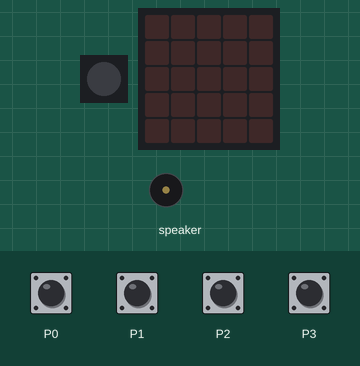
A program run on a simulated Calliope mini (MakeCode). On the bench: 1 RGB LEDs in strip order, left to right, the board's 5×5 LED display, buzzer (waves = sounding). The inputs (shaded band) are chosen by the test bench.

Above: at 1.2 s.
1.3 s: touch pin P0 pressed for 0.15 s
At 2.3 s:
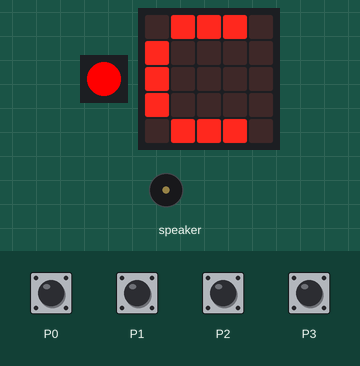
3.3 s: touch pin P1 pressed for 0.15 s
At 5.0 s:
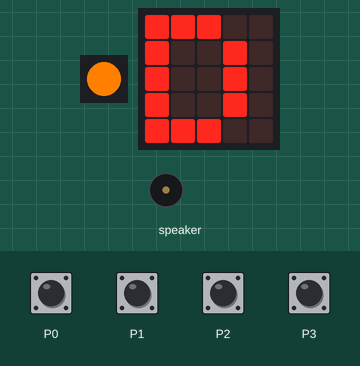
5.3 s: touch pin P2 pressed for 0.15 s
At 6.5 s:
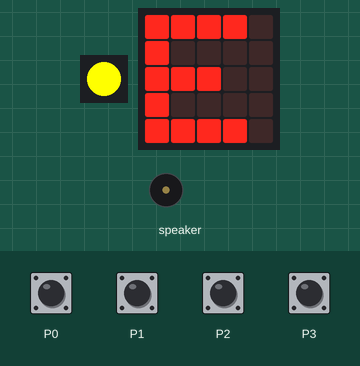
7.3 s: touch pin P3 pressed for 0.15 s
At 8.1 s:
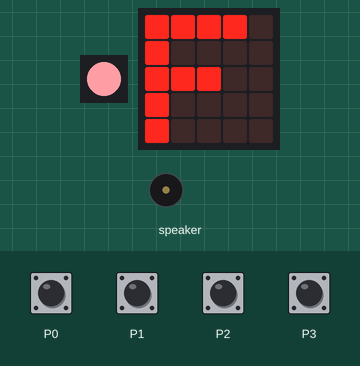
9.3 s: touch pin P0 pressed for 1 s
At 9.7 s:
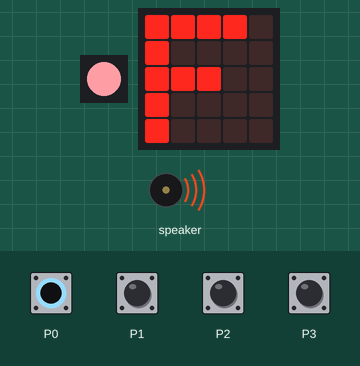
11.8 s: touch pin P1 pressed for 1 s
At 12.1 s:
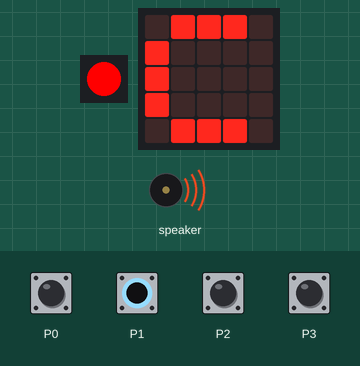
Timing chart, 0 to 14.8 s (numbered marks = the images above; inputs shaded):
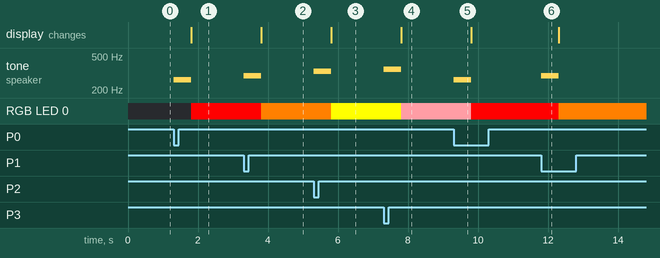

Measured:
- after the input at 1.3 s, tone on speaker: silent → 262 Hz at once, → silent 0.50 s later; RGB LED 0: off → RGB(255, 0, 0) after 0.51 s; the display: changes after 0.51 s (image 1)
- after the input at 3.3 s, tone on speaker: silent → 294 Hz at once, → silent 0.50 s later; RGB LED 0: RGB(255, 0, 0) → RGB(255, 128, 0) after 0.51 s; the display: changes after 0.51 s (image 2)
- after the input at 5.3 s, tone on speaker: silent → 330 Hz at once, → silent 0.50 s later; RGB LED 0: RGB(255, 128, 0) → RGB(255, 255, 0) after 0.51 s; the display: changes after 0.51 s (image 3)
- after the input at 7.3 s, tone on speaker: silent → 349 Hz at once, → silent 0.50 s later; RGB LED 0: RGB(255, 255, 0) → RGB(255, 157, 165) after 0.51 s; the display: changes after 0.51 s (image 4)
- after the input at 9.3 s, tone on speaker: silent → 262 Hz at once, → silent 0.50 s later; RGB LED 0: RGB(255, 157, 165) → RGB(255, 0, 0) after 0.51 s
- after the input at 11.8 s, tone on speaker: silent → 294 Hz at once, → silent 0.50 s later; RGB LED 0: RGB(255, 0, 0) → RGB(255, 128, 0) after 0.51 s

The program:

main.ts
```typescript
input.onPinTouchEvent(TouchPin.P1, input.buttonEventDown(), function () {
    music.playTone(294, music.beat(BeatFraction.Whole))
    basic.setLedColor(0xff8000)
    basic.showString("D")
})
input.onPinTouchEvent(TouchPin.P0, input.buttonEventDown(), function () {
    music.playTone(262, music.beat(BeatFraction.Whole))
    basic.setLedColor(0xff0000)
    basic.showString("C")
})
input.onPinTouchEvent(TouchPin.P2, input.buttonEventDown(), function () {
    music.playTone(330, music.beat(BeatFraction.Whole))
    basic.setLedColor(0xffff00)
    basic.showString("E")
})
input.onPinTouchEvent(TouchPin.P3, input.buttonEventDown(), function () {
    music.playTone(349, music.beat(BeatFraction.Whole))
    basic.setLedColor(0xff9da5)
    basic.showString("F")
})
```

test.ts
```typescript
// Hier kann man Tests durchführen; diese Datei wird nicht kompiliert, wenn dieses Paket als Erweiterung verwendet wird.
```
